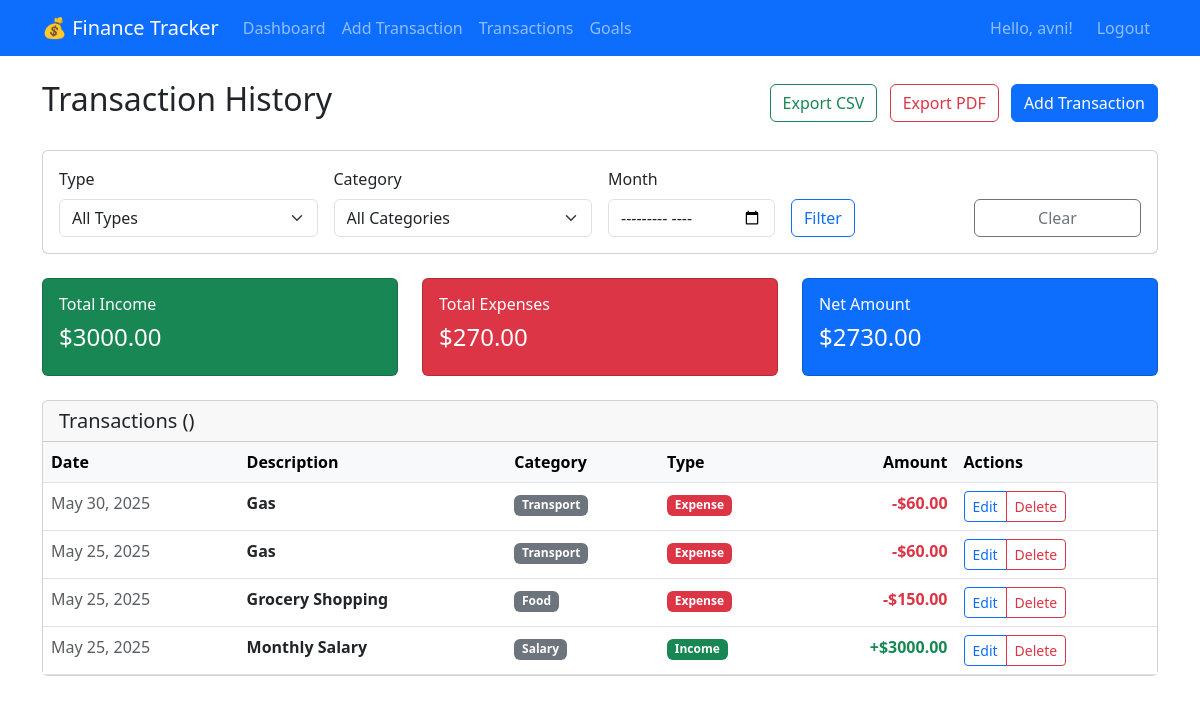
The page /transactions/ (signed in) on the database as committed earlier.
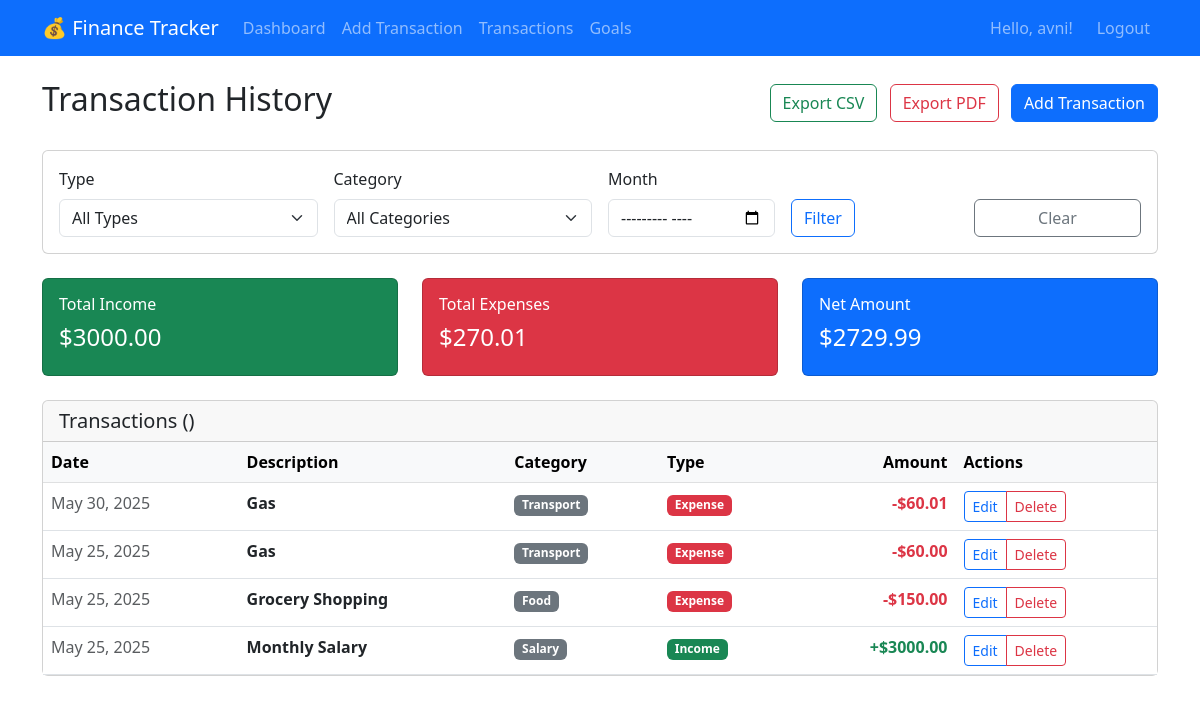
The same page on the database as committed later.
### tracker/models.py (models this page shows, shortened)
class Transaction(models.Model):
    TRANSACTION_TYPES = [
        ('income', 'Income'),
        ('expense', 'Expense'),
    ]
    user = models.ForeignKey(User, on_delete=models.CASCADE)
    amount = models.DecimalField(max_digits=10, decimal_places=2)
    description = models.CharField(max_length=200)
    category = models.ForeignKey(Category, on_delete=models.CASCADE)
    type = models.CharField(max_length=10, choices=TRANSACTION_TYPES)
    date = models.DateField(default=timezone.now)
    created_at = models.DateTimeField(auto_now_add=True)
    class Meta:
        ordering = ['-date', '-created_at']

class Category(models.Model):
    CATEGORY_TYPES = [
        ('income', 'Income'),
        ('expense', 'Expense'),
    ]
    name = models.CharField(max_length=100)
    type = models.CharField(max_length=10, choices=CATEGORY_TYPES)
    user = models.ForeignKey(User, on_delete=models.CASCADE)

### tracker/views.py (the view)
# urls.py: path('transactions/', views.transaction_list, name='transaction_list'),
@login_required
def transaction_list(request):
    transactions = Transaction.objects.filter(user=request.user).order_by('-date', '-created_at')
    transaction_type = request.GET.get('type')
    category_id = request.GET.get('category')
    month = request.GET.get('month')
    if transaction_type:
        transactions = transactions.filter(type=transaction_type)
    if category_id:
        transactions = transactions.filter(category_id=category_id)
    if month:
        try:
            year, month_num = month.split('-')
            transactions = transactions.filter(date__year=year, date__month=month_num)
        except ValueError:
            pass
    total_income = transactions.filter(type='income').aggregate(Sum('amount'))['amount__sum'] or 0
    total_expenses = transactions.filter(type='expense').aggregate(Sum('amount'))['amount__sum'] or 0
    net_amount = total_income - total_expenses
    paginator = Paginator(transactions, 20)  # Show 20 transactions per page
    page_number = request.GET.get('page')
    page_obj = paginator.get_page(page_number)
    categories = Category.objects.filter(user=request.user)
    context = {
        'transactions': page_obj,
        'categories': categories,
        'total_income': total_income,
        'total_expenses': total_expenses,
        'net_amount': net_amount,
        'is_paginated': page_obj.has_other_pages(),
        'page_obj': page_obj,
    }
    return render(request, 'tracker/transactions.html', context)

### templates/tracker/transactions.html (shortened to what the changed rows need)
{% extends 'base.html' %}
{% load static %}
{% block content %}
<div class="d-flex justify-content-between align-items-center mb-4">
    <h2>Transaction History</h2>
</div>
<div class="row mb-4">
    <div class="col-md-4">
        <div class="card bg-danger text-white dashboard-card">
            <div class="card-body">
                <h6>Total Expenses</h6>
                <h4>${{ total_expenses|floatformat:2 }}</h4>
            </div>
        </div>
    </div>
    <div class="col-md-4">
        <div class="card {% if net_amount >= 0 %}bg-primary{% else %}bg-warning{% endif %} text-white dashboard-card">
            <div class="card-body">
                <h6>Net Amount</h6>
                <h4>${{ net_amount|floatformat:2 }}</h4>
            </div>
        </div>
    </div>
</div>
<div class="card">
    <div class="card-body p-0">
        {% if transactions %}
            <div class="table-responsive">
                <table class="table table-hover mb-0">
                    <thead class="table-light">
                        <tr>
                            <th>Date</th>
                            <th>Description</th>
                            <th>Category</th>
                            <th>Type</th>
                            <th class="text-end">Amount</th>
                            <th>Actions</th>
                        </tr>
                    </thead>
                    <tbody>
                        {% for transaction in transactions %}
                        <tr>
                            <td class="text-muted">{{ transaction.date|date:"M d, Y" }}</td>
                            <td>
                                <strong>{{ transaction.description }}</strong>
                            </td>
                            <td>
                                <span class="badge bg-secondary">{{ transaction.category.name }}</span>
                            </td>
                            <td>
                                {% if transaction.type == 'income' %}
                                    <span class="badge bg-success">Income</span>
                                {% else %}
                                    <span class="badge bg-danger">Expense</span>
                                {% endif %}
                            </td>
                            <td class="text-end">
                                <strong class="{% if transaction.type == 'income' %}text-success{% else %}text-danger{% endif %}">
                                    {% if transaction.type == 'income' %}+{% else %}-{% endif %}${{ transaction.amount|floatformat:2 }}
                                </strong>
                            </td>
                            <td>
                                <div class="btn-group" role="group">
                                    <button type="button" class="btn btn-sm btn-outline-primary" onclick="editTransaction('{{ transaction.id }}')">
                                        Edit
                                    </button>
                                    <button type="button" class="btn btn-sm btn-outline-danger" onclick="deleteTransaction('{{ transaction.id }}')">
                                        Delete
                                    </button>
                                </div>
                            </td>
                        </tr>
                        {% endfor %}
                    </tbody>
                </table>
            </div>
        {% else %}
            <div class="text-center py-5">
                <h5 class="text-muted">No transactions found</h5>
                <p class="text-muted">Start by adding your first transaction</p>
                <a href="{% url 'add_transaction' %}" class="btn btn-primary">Add Transaction</a>
            </div>
        {% endif %}
    </div>
</div>
{% endblock %}

Rows that differ between the two databases and show on the page:
changed Transaction "May 30, 2025": amount "60.00" → "60.01"
Other text that changed with them:
{{ total_expenses|floatformat:2 }}: "270.00" → "270.01"
{{ net_amount|floatformat:2 }}: "2730.00" → "2729.99"
